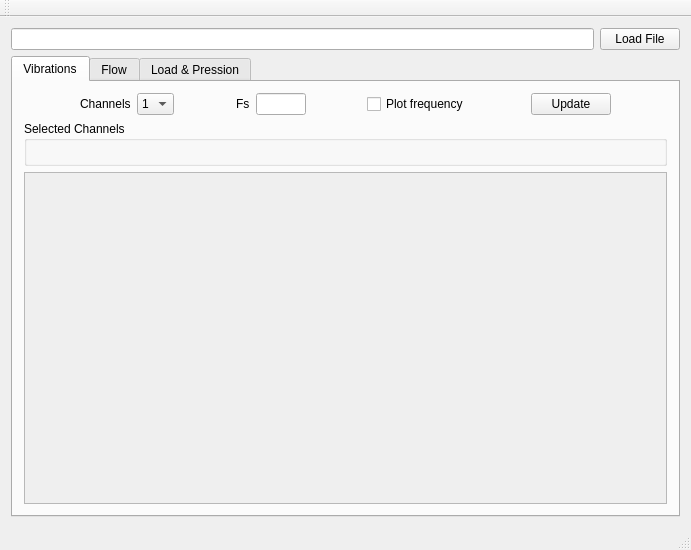
<?xml version="1.0" encoding="UTF-8"?>
<ui version="4.0">
 <class>DatafuzClass</class>
 <widget class="QMainWindow" name="DatafuzClass">
  <property name="geometry">
   <rect>
    <x>0</x>
    <y>0</y>
    <width>691</width>
    <height>550</height>
   </rect>
  </property>
  <property name="windowTitle">
   <string>Datafuz</string>
  </property>
  <widget class="QWidget" name="centralWidget">
   <layout class="QVBoxLayout" name="verticalLayout_2">
    <item>
     <layout class="QVBoxLayout" name="verticalLayout">
      <item>
       <layout class="QHBoxLayout" name="horizontalLayout_2">
        <item>
         <widget class="QLineEdit" name="lineEdit"/>
        </item>
        <item>
         <widget class="QPushButton" name="pushButton">
          <property name="text">
           <string>Load File</string>
          </property>
         </widget>
        </item>
       </layout>
      </item>
      <item>
       <layout class="QHBoxLayout" name="horizontalLayout">
        <item>
         <widget class="QTabWidget" name="tabWidget">
          <property name="currentIndex">
           <number>0</number>
          </property>
          <widget class="QWidget" name="tab">
           <attribute name="title">
            <string>Vibrations</string>
           </attribute>
           <layout class="QHBoxLayout" name="horizontalLayout_3">
            <item>
             <layout class="QVBoxLayout" name="verticalLayout_3">
              <item>
               <layout class="QHBoxLayout" name="horizontalLayout_6">
                <item>
                 <spacer name="horizontalSpacer_3">
                  <property name="orientation">
                   <enum>Qt::Horizontal</enum>
                  </property>
                  <property name="sizeHint" stdset="0">
                   <size>
                    <width>40</width>
                    <height>20</height>
                   </size>
                  </property>
                 </spacer>
                </item>
                <item>
                 <widget class="QLabel" name="label">
                  <property name="sizePolicy">
                   <sizepolicy hsizetype="Preferred" vsizetype="Fixed">
                    <horstretch>0</horstretch>
                    <verstretch>0</verstretch>
                   </sizepolicy>
                  </property>
                  <property name="text">
                   <string>Channels</string>
                  </property>
                 </widget>
                </item>
                <item>
                 <widget class="QComboBox" name="vib_channel_n">
                  <item>
                   <property name="text">
                    <string>1</string>
                   </property>
                  </item>
                  <item>
                   <property name="text">
                    <string>2</string>
                   </property>
                  </item>
                  <item>
                   <property name="text">
                    <string>3</string>
                   </property>
                  </item>
                  <item>
                   <property name="text">
                    <string>4</string>
                   </property>
                  </item>
                  <item>
                   <property name="text">
                    <string>5</string>
                   </property>
                  </item>
                  <item>
                   <property name="text">
                    <string>6</string>
                   </property>
                  </item>
                  <item>
                   <property name="text">
                    <string>7</string>
                   </property>
                  </item>
                 </widget>
                </item>
                <item>
                 <spacer name="horizontalSpacer">
                  <property name="orientation">
                   <enum>Qt::Horizontal</enum>
                  </property>
                  <property name="sizeType">
                   <enum>QSizePolicy::Expanding</enum>
                  </property>
                  <property name="sizeHint" stdset="0">
                   <size>
                    <width>40</width>
                    <height>20</height>
                   </size>
                  </property>
                 </spacer>
                </item>
                <item>
                 <widget class="QLabel" name="label_2">
                  <property name="text">
                   <string>Fs</string>
                  </property>
                 </widget>
                </item>
                <item>
                 <widget class="QLineEdit" name="lineEdit_2">
                  <property name="maximumSize">
                   <size>
                    <width>50</width>
                    <height>16777215</height>
                   </size>
                  </property>
                 </widget>
                </item>
                <item>
                 <spacer name="horizontalSpacer_5">
                  <property name="orientation">
                   <enum>Qt::Horizontal</enum>
                  </property>
                  <property name="sizeHint" stdset="0">
                   <size>
                    <width>40</width>
                    <height>20</height>
                   </size>
                  </property>
                 </spacer>
                </item>
                <item>
                 <widget class="QCheckBox" name="checkBox">
                  <property name="text">
                   <string>Plot frequency</string>
                  </property>
                 </widget>
                </item>
                <item>
                 <spacer name="horizontalSpacer_2">
                  <property name="orientation">
                   <enum>Qt::Horizontal</enum>
                  </property>
                  <property name="sizeType">
                   <enum>QSizePolicy::Expanding</enum>
                  </property>
                  <property name="sizeHint" stdset="0">
                   <size>
                    <width>40</width>
                    <height>20</height>
                   </size>
                  </property>
                 </spacer>
                </item>
                <item>
                 <widget class="QPushButton" name="update_vibrations_opts">
                  <property name="text">
                   <string>Update</string>
                  </property>
                 </widget>
                </item>
                <item>
                 <spacer name="horizontalSpacer_4">
                  <property name="orientation">
                   <enum>Qt::Horizontal</enum>
                  </property>
                  <property name="sizeHint" stdset="0">
                   <size>
                    <width>40</width>
                    <height>20</height>
                   </size>
                  </property>
                 </spacer>
                </item>
               </layout>
              </item>
              <item>
               <widget class="QGroupBox" name="sel_vib_channels_grbox">
                <property name="title">
                 <string>Selected Channels</string>
                </property>
                <layout class="QHBoxLayout" name="horizontalLayout_9">
                 <item>
                  <layout class="QHBoxLayout" name="layout_vib_checks"/>
                 </item>
                </layout>
               </widget>
              </item>
              <item>
               <widget class="QScrollArea" name="scrollArea">
                <property name="widgetResizable">
                 <bool>true</bool>
                </property>
                <widget class="QWidget" name="scrollAreaWidgetContents">
                 <property name="geometry">
                  <rect>
                   <x>0</x>
                   <y>0</y>
                   <width>641</width>
                   <height>324</height>
                  </rect>
                 </property>
                 <layout class="QVBoxLayout" name="verticalLayout_7">
                  <item>
                   <layout class="QVBoxLayout" name="vib_plots_layout"/>
                  </item>
                 </layout>
                </widget>
               </widget>
              </item>
             </layout>
            </item>
           </layout>
          </widget>
          <widget class="QWidget" name="tab_2">
           <attribute name="title">
            <string>Flow</string>
           </attribute>
           <layout class="QHBoxLayout" name="horizontalLayout_4">
            <item>
             <layout class="QVBoxLayout" name="verticalLayout_4"/>
            </item>
           </layout>
          </widget>
          <widget class="QWidget" name="tab_3">
           <attribute name="title">
            <string>Load &amp;&amp; Pression</string>
           </attribute>
           <layout class="QHBoxLayout" name="horizontalLayout_5">
            <item>
             <layout class="QVBoxLayout" name="verticalLayout_5"/>
            </item>
           </layout>
          </widget>
         </widget>
        </item>
       </layout>
      </item>
     </layout>
    </item>
   </layout>
  </widget>
  <widget class="QMenuBar" name="menuBar">
   <property name="geometry">
    <rect>
     <x>0</x>
     <y>0</y>
     <width>691</width>
     <height>21</height>
    </rect>
   </property>
  </widget>
  <widget class="QToolBar" name="mainToolBar">
   <attribute name="toolBarArea">
    <enum>TopToolBarArea</enum>
   </attribute>
   <attribute name="toolBarBreak">
    <bool>false</bool>
   </attribute>
  </widget>
  <widget class="QStatusBar" name="statusBar"/>
 </widget>
 <layoutdefault spacing="6" margin="11"/>
 <resources>
  <include location="datafuz.qrc"/>
 </resources>
 <connections/>
</ui>
